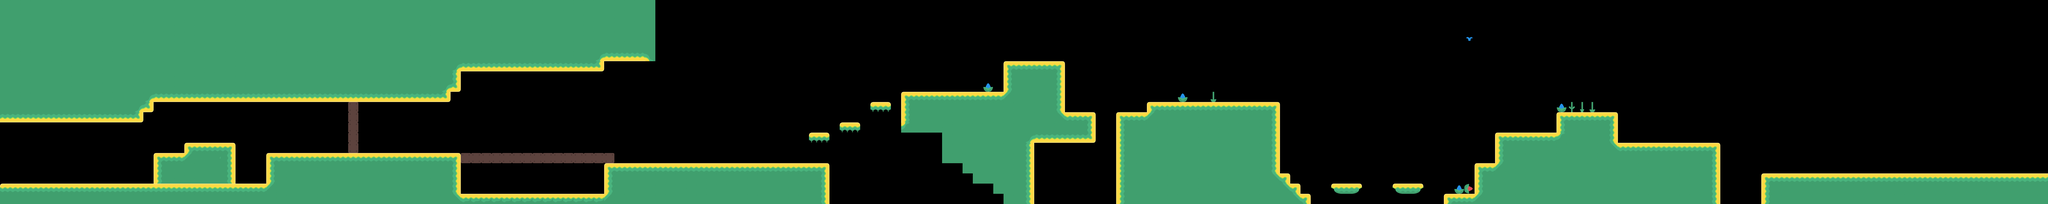

This is a level from a 2D game, rendered from its Tiled map with the project's own tilesets. A one-line summary and the map file follow, with tile-layer data summarised:
An orthogonal 200x20 tile map with 64x64 px tiles, 2 tile layers (tileLayer, elementsLayer), 2 tilesets and 84 objects (34x coin, 20x destroy, 13x walker, 6x jump, 5x staticshooter, ...).

<map version="1.2" tiledversion="1.3.0" orientation="orthogonal" renderorder="right-down" compressionlevel="0" width="200" height="20" tilewidth="64" tileheight="64" infinite="0" nextlayerid="6" nextobjectid="273">
 <tileset firstgid="1" name="world2" tilewidth="64" tileheight="64" spacing="16" margin="8" tilecount="39" columns="39">
  <image source="world2.png" width="3120" height="80" />
 </tileset>
 <tileset firstgid="40" name="elements1" tilewidth="64" tileheight="64" spacing="16" margin="8" tilecount="40" columns="40">
  <image source="elements1.png" width="3200" height="80" />
 </tileset>
 <layer id="1" name="tileLayer" width="200" height="20">
  <data>[4000 cells, 1471 non-empty, 20 distinct tile ids]</data>
 </layer>
 <objectgroup id="2" name="gameObjects">
  <object id="1" name="lee" x="128" y="1024" width="64" height="128" />
  <object id="5" name="larry" x="128" y="1024" width="64" height="128" />
  <object id="54" name="exit" x="12480" y="896" width="128" height="192" />
  <object id="55" name="coin" x="1472" y="768" width="64" height="64" />
  <object id="56" name="coin" x="3520" y="1088" width="64" height="64" />
  <object id="57" name="coin" x="3648" y="1088" width="64" height="64" />
  <object id="58" name="coin" x="1600" y="832" width="64" height="64" />
  <object id="59" name="coin" x="3264" y="1088" width="64" height="64" />
  <object id="60" name="coin" x="3136" y="1088" width="64" height="64" />
  <object id="61" name="coin" x="3008" y="1088" width="64" height="64" />
  <object id="62" name="coin" x="3392" y="1088" width="64" height="64" />
  <object id="83" name="coin" x="9088" y="1024" width="64" height="64" />
  <object id="97" name="coin" x="11264" y="960" width="64" height="64" />
  <object id="98" name="coin" x="11008" y="960" width="64" height="64" />
  <object id="104" name="walker" x="2560" y="832" width="64" height="128" />
  <object id="105" name="walker" x="1792" y="832" width="64" height="128" />
  <object id="106" name="walker" x="5696" y="448" width="64" height="128" />
  <object id="114" name="flyer" x="8768" y="960" width="64" height="128" />
  <object id="115" name="staticshooter" x="2816" y="832" width="64" height="128" />
  <object id="118" name="walker" x="3648" y="1088" width="64" height="128" />
  <object id="119" name="staticshooter" x="6144" y="448" width="64" height="128" />
  <object id="123" name="staticshooter" x="12032" y="960" width="64" height="128" />
  <object id="127" name="walker" x="9600" y="704" width="64" height="128" />
  <object id="130" name="walker" x="6784" y="576" width="64" height="128" />
  <object id="133" name="coin" x="11136" y="960" width="64" height="64" />
  <object id="164" name="walker" x="7168" y="512" width="64" height="128" />
  <object id="165" name="staticshooter" x="7872" y="512" width="64" height="128" />
  <object id="175" name="coin" x="9024" y="1024" width="64" height="64" />
  <object id="178" name="staticshooter" x="9984" y="576" width="64" height="128" />
  <object id="179" name="walker" x="10496" y="768" width="64" height="128" />
  <object id="180" name="walker" x="11072" y="960" width="64" height="128" />
  <object id="183" name="coin" x="8320" y="832" width="64" height="64" />
  <object id="185" name="coin" x="8192" y="576" width="64" height="64" />
  <object id="200" name="jumper" x="1408" y="768" width="64" height="128" />
  <object id="205" name="coin" x="5824" y="448" width="64" height="64" />
  <object id="206" name="coin" x="5888" y="448" width="64" height="64" />
  <object id="207" name="coin" x="5952" y="448" width="64" height="64" />
  <object id="210" name="coin" x="12224" y="960" width="64" height="64" />
  <object id="211" name="coin" x="12288" y="960" width="64" height="64" />
  <object id="212" name="coin" x="8384" y="960" width="64" height="64" />
  <object id="213" name="coin" x="8256" y="704" width="64" height="64" />
  <object id="223" name="walker" x="11328" y="960" width="64" height="128" />
  <object id="224" name="walker" x="11520" y="960" width="64" height="128" />
  <object id="225" name="coin" x="11776" y="960" width="64" height="64" />
  <object id="226" name="coin" x="11840" y="960" width="64" height="64" />
  <object id="227" name="walker" x="10240" y="768" width="64" height="128" />
  <object id="228" name="coin" x="9408" y="704" width="64" height="64" />
  <object id="229" name="coin" x="9344" y="704" width="64" height="64" />
  <object id="237" name="walker" x="2752" y="832" width="64" height="128" />
  <object id="238" name="jumper" x="1280" y="768" width="64" height="128" />
  <object id="239" name="coin" x="7296" y="512" width="64" height="64" />
  <object id="240" name="coin" x="7360" y="512" width="64" height="64" />
  <object id="241" name="coin" x="7424" y="512" width="64" height="64" />
  <object id="242" name="coin" x="7552" y="512" width="64" height="64" />
  <object id="243" name="coin" x="7616" y="512" width="64" height="64" />
  <object id="244" name="coin" x="7680" y="512" width="64" height="64" />
  <object id="245" name="coin" x="9856" y="576" width="64" height="64" />
  <object id="246" name="coin" x="9920" y="576" width="64" height="64" />
 </objectgroup>
 <objectgroup id="3" name="interactionObjects">
  <object id="247" name="jump" x="5120" y="832" width="64" height="64" />
  <object id="248" name="jump" x="5056" y="832" width="64" height="64" />
  <object id="249" name="jump" x="5248" y="768" width="64" height="64" />
  <object id="250" name="jump" x="5312" y="768" width="64" height="64" />
  <object id="251" name="jump" x="5440" y="640" width="64" height="64" />
  <object id="252" name="jump" x="5504" y="640" width="64" height="64" />
  <object id="253" name="destroy" x="2176" y="896" width="64" height="64" />
  <object id="254" name="destroy" x="2176" y="832" width="64" height="64" />
  <object id="255" name="destroy" x="2176" y="768" width="64" height="64" />
  <object id="256" name="destroy" x="2176" y="704" width="64" height="64" />
  <object id="257" name="destroy" x="2176" y="640" width="64" height="64" />
  <object id="258" name="destroy" x="2880" y="960" width="64" height="64" />
  <object id="259" name="destroy" x="2944" y="960" width="64" height="64" />
  <object id="260" name="destroy" x="3008" y="960" width="64" height="64" />
  <object id="261" name="destroy" x="3072" y="960" width="64" height="64" />
  <object id="262" name="destroy" x="3136" y="960" width="64" height="64" />
  <object id="263" name="destroy" x="3200" y="960" width="64" height="64" />
  <object id="264" name="destroy" x="3264" y="960" width="64" height="64" />
  <object id="265" name="destroy" x="3328" y="960" width="64" height="64" />
  <object id="266" name="destroy" x="3392" y="960" width="64" height="64" />
  <object id="267" name="destroy" x="3456" y="960" width="64" height="64" />
  <object id="268" name="destroy" x="3520" y="960" width="64" height="64" />
  <object id="269" name="destroy" x="3584" y="960" width="64" height="64" />
  <object id="270" name="destroy" x="3648" y="960" width="64" height="64" />
  <object id="271" name="destroy" x="3712" y="960" width="64" height="64" />
  <object id="272" name="destroy" x="3776" y="960" width="64" height="64" />
 </objectgroup>
 <layer id="5" name="elementsLayer" width="200" height="20">
  <data>[4000 cells, 12 non-empty, 8 distinct tile ids]</data>
 </layer>
</map>
